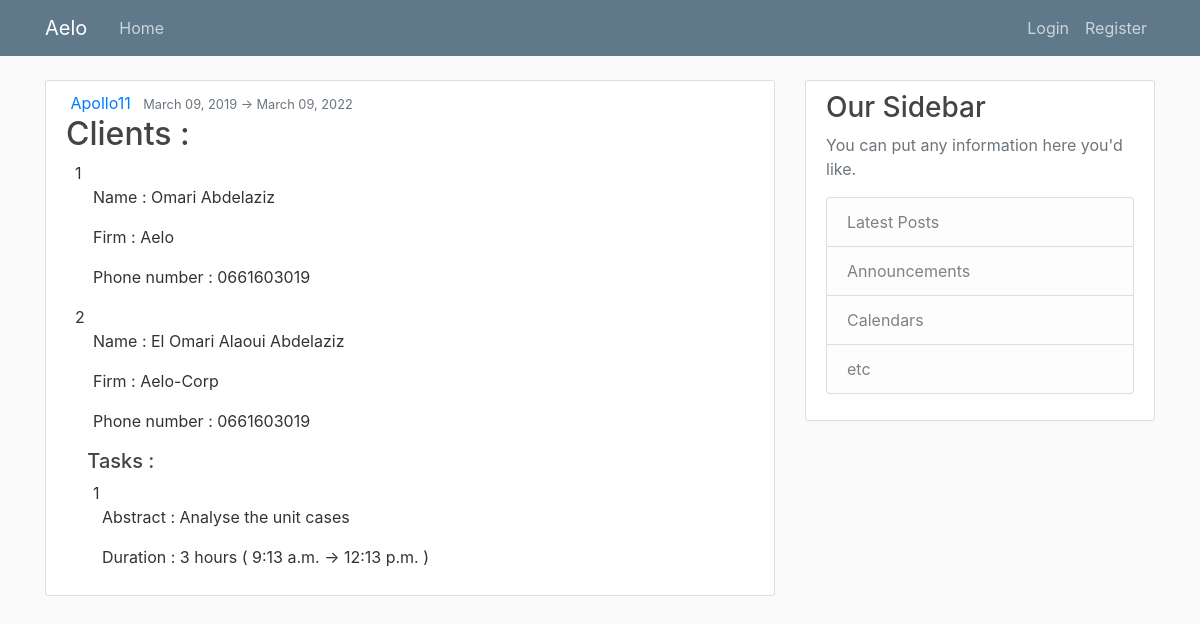
The page / on the database its author committed.
### blog/models.py (models this page shows, shortened)
class Project(models.Model):
    name = models.CharField(max_length=100)
    duration = models.IntegerField()
    startDate = models.DateTimeField()
    endDate = models.DateTimeField()
    client = models.ManyToManyField(Client)

class Client(models.Model):
    lastName = models.CharField(max_length=20)
    firstName = models.CharField(max_length=20)
    phoneNumber = models.CharField(max_length=10)
    firm = models.CharField(max_length=50)

class Task(models.Model):
    abstract = models.TextField()
    duration = models.IntegerField()
    startTime = models.TimeField()
    endTime = models.TimeField()
    client = models.ForeignKey(Client, on_delete=models.CASCADE)
    project = models.ForeignKey(Project, on_delete=models.CASCADE)

### blog/views.py (the view)
# urls.py: path('', ProjectListView.as_view(), name='blog-home'),
class ProjectListView(ListView):
    model = Project
    template_name = 'blog/home.html' # default : <app>/<model>_<viewtype>.html
    context_object_name = 'projects'
    ordering = ['startDate'] # '-startDate' for an descending order

### blog/templates/blog/home.html (shortened to what this page needs)
{% extends "blog/base.html" %}
{% block content %}
    {% for project in projects %}
        <project class="media content-section">
          <div class="media-body">
            <div class="article-metadata">
              <a class="mr-2" href="#">{{ project.name }}</a>
              <small class="text-muted">{{ project.startDate | date:"F d, Y" }} -> {{ project.endDate | date:"F d, Y" }}</small>
            </div>
            <h2>Clients :</h2>
            {% for client in project.client.in_bulk.values %}
              <h8>&nbsp;&nbsp;{{ client.id }}</h8>
              <p class="article-content">&nbsp;&nbsp;&nbsp;&nbsp;&nbsp;&nbsp;Name : {{ client.lastName }} {{ client.firstName }}</p>
              <p class="article-content">&nbsp;&nbsp;&nbsp;&nbsp;&nbsp;&nbsp;Firm : {{ client.firm }}</p>
              <p class="article-content display">&nbsp;&nbsp;&nbsp;&nbsp;&nbsp;&nbsp;Phone number : {{ client.phoneNumber }}</p>
              {% if client.task_set.first %}
                <h5>&nbsp;&nbsp;&nbsp;&nbsp;Tasks :</h5>
              {% endif %}
              {% for task in client.task_set.all %}
                  <h10>&nbsp;&nbsp;&nbsp;&nbsp;&nbsp;&nbsp;{{ task.id }}</h10>
                  <p class="article-content">&nbsp;&nbsp;&nbsp;&nbsp;&nbsp;&nbsp;&nbsp;&nbsp;Abstract : {{ task.abstract }}</p>
                  <p class="article-content">&nbsp;&nbsp;&nbsp;&nbsp;&nbsp;&nbsp;&nbsp;&nbsp;Duration : {{ task.duration }} hours ( {{ task.startTime }} -> {{ task.endTime }} )</p>
              {% endfor %}
            {% endfor %}
          </div>
        </project>
    {% endfor %}
{% endblock content %}

### blog/templates/blog/base.html (shortened to what this page needs)
{% load static %}
<!DOCTYPE html>
<html>
<head>
    <link rel="stylesheet" href="https://maxcdn.bootstrapcdn.com/bootstrap/4.0.0/css/bootstrap.min.css">
    <link rel="stylesheet" type="text/css" href="{% static 'blog/main.css' %}">
</head>
<body>
    <header class="site-header">
        <nav class="navbar navbar-expand-md navbar-dark bg-steel fixed-top">
            <div class="container">
                <a class="navbar-brand mr-4" href="{% url 'blog-home' %}">Aelo</a>
                <div class="collapse navbar-collapse" id="navbarToggle">
                    <div class="navbar-nav mr-auto">
                        <a class="nav-item nav-link" href="{% url 'blog-home' %}">Home</a>
                    </div>
                    <div class="navbar-nav">
                        {% if user.is_authenticated %}
                        <a class="nav-item nav-link" href="{% url 'profile' %}">Profile</a>
                        <a class="nav-item nav-link" href="{% url 'logout' %}">Logout</a>
                        {% else %}
                            <a class="nav-item nav-link" href="{% url 'login' %}">Login</a>
                            <a class="nav-item nav-link" href="{% url 'register' %}">Register</a>
                        {% endif %}
                    </div>
                </div>
            </div>
        </nav>
    </header>
    <main role="main" class="container">
        <div class="row">
            <div class="col-md-8">
                {% block content %}{% endblock %}
            </div>
            <div class="col-md-4">
                <div class="content-section">
                    <h3>Our Sidebar</h3>
                    <p class='text-muted'>You can put any information here you'd like.
                        <ul class="list-group">
                            <li class="list-group-item list-group-item-light">Latest Posts</li>
                            <li class="list-group-item list-group-item-light">Announcements</li>
                            <li class="list-group-item list-group-item-light">Calendars</li>
                            <li class="list-group-item list-group-item-light">etc</li>
                        </ul>
                    </p>
                </div>
            </div>
        </div>
    </main>
</body>
</html>

### blog/static/blog/main.css (style rules this page uses)
body { background: #fafafa; color: #333333; margin-top: 5rem; }
h1, h2, h3, h4, h5, h6 { color: #444444; }
ul { margin: 0; }
.bg-steel { background-color: #5f788a; }
.site-header .navbar-nav .nav-link { color: #cbd5db; }
.content-section { background: #ffffff; padding: 10px 20px; border: 1px solid #dddddd; border-radius: 3px; margin-bottom: 20px; }

### rows shown on the page
Project: name "Apollo11", startDate "March 09, 2019", endDate "March 09, 2022"
Client: id "1", lastName "Omari", firstName "Abdelaziz", firm "Aelo", phoneNumber "0661603019"
Client: id "2", lastName "El Omari Alaoui", firstName "Abdelaziz", firm "Aelo-Corp", phoneNumber "0661603019", shows "Tasks :"
Task: id "1", abstract "Analyse the unit cases", duration "3", startTime "9:13 a.m.", endTime "12:13 p.m."
